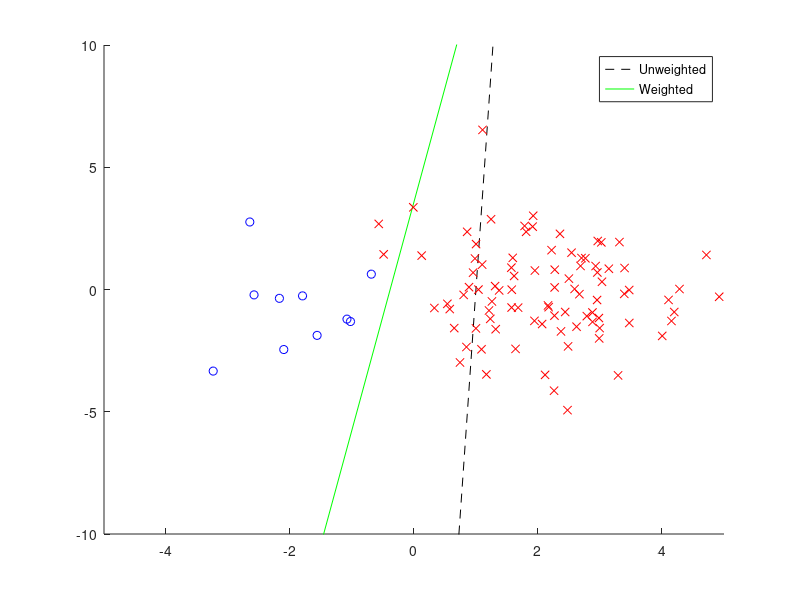

Here is the MATLAB script that generated this plot:
x=[[randn(90,1)-2; randn(10,1)+2] 2*randn(100,1)];
x(:,3)=1; y=[ones(90,1); 2*ones(10,1)]; n=length(y);
X=[[randn(10,1)-2; randn(90,1)+2] 2*randn(100,1)];
X(:,3)=1; Y=[ones(10,1); 2*ones(90,1)]; N=length(Y);

x2=sum(x.^2,2); X2=sum(X.^2,2);
xx=sqrt(repmat(x2,1,n)+repmat(x2',n,1)-2*x*x');
xX=sqrt(repmat(x2,1,N)+repmat(X2',n,1)-2*x*X');
for i=1:2
  s(i)=sum(y==i)/n; b(i)=mean(mean(xX(y==i,:)));
  for j=1:2
    A(i,j)=mean(mean(xx(y==i,y==j)));
end, end
v=(A(1,2)-A(2,2)-b(1)+b(2))/(2*A(1,2)-A(1,1)-A(2,2));
v=min(1,max(0,v)); v(2)=1-v; w=v(y)./s(y); z=2*y-3;
u=x\z; t=(x'*(repmat(w',1,size(x,2)).*x))\(x'*(w'.*z));

figure(1); clf; hold on
plot([-5 5],-(u(3)+[-5 5]*u(1))/u(2),'k--');
plot([-5 5],-(t(3)+[-5 5]*t(1))/t(2),'g-');
plot(X(Y==1,1),X(Y==1,2),'bo');
plot(X(Y==2,1),X(Y==2,2),'rx');
legend('Unweighted','Weighted'); axis([-5 5 -10 10])
